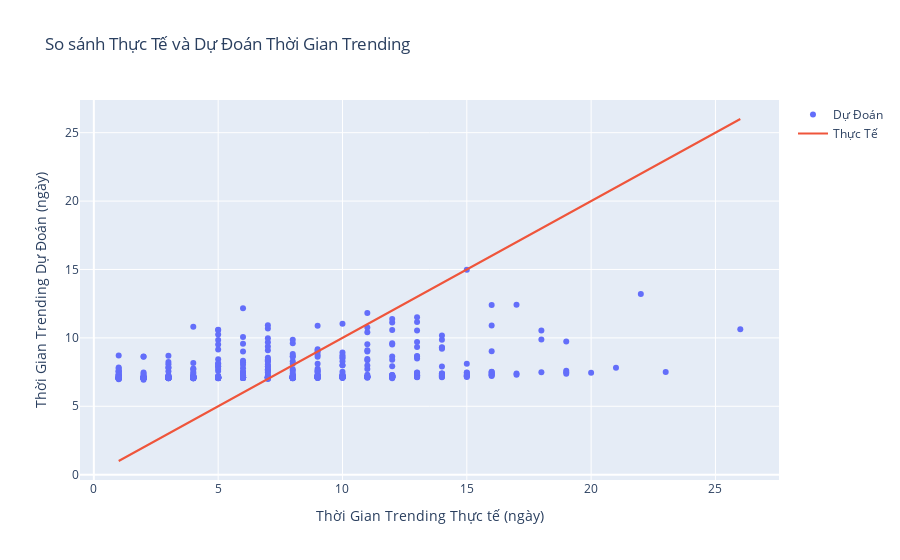

The notebook cell this image was saved under:
### Markdown cell above
#### 7. Biểu đồ so sánh

### Code cell
fig = go.Figure()
fig.add_trace(go.Scatter(x=y_test, y=y_pred, mode='markers', name='Dự Đoán'))
fig.add_trace(go.Scatter(x=y_test, y=y_test, mode='lines', name='Thực Tế'))
fig.update_layout(title='So sánh Thực Tế và Dự Đoán Thời Gian Trending',
                  xaxis_title='Thời Gian Trending Thực tế (ngày)',
                  yaxis_title='Thời Gian Trending Dự Đoán (ngày)')
fig.show()

### Figure 1 — Plotly figure (JSON) as saved in the notebook; plotly's stock layout.template omitted (floating-point values rounded to 4 significant figures; data arrays with more than 128 entries replaced by an {"elided": "..."} marker saying what was removed)
{"data": [{"mode": "markers", "name": "Dự Đoán", "type": "scatter", "x": {"elided": "463 int values"}, "y": {"elided": "463 float values"}}, {"mode": "lines", "name": "Thực Tế", "type": "scatter", "x": {"elided": "463 int values"}, "y": {"elided": "463 int values"}}], "layout": {"title": {"text": "So sánh Thực Tế và Dự Đoán Thời Gian Trending"}, "xaxis": {"title": {"text": "Thời Gian Trending Thực tế (ngày)"}}, "yaxis": {"title": {"text": "Thời Gian Trending Dự Đoán (ngày)"}}}}
